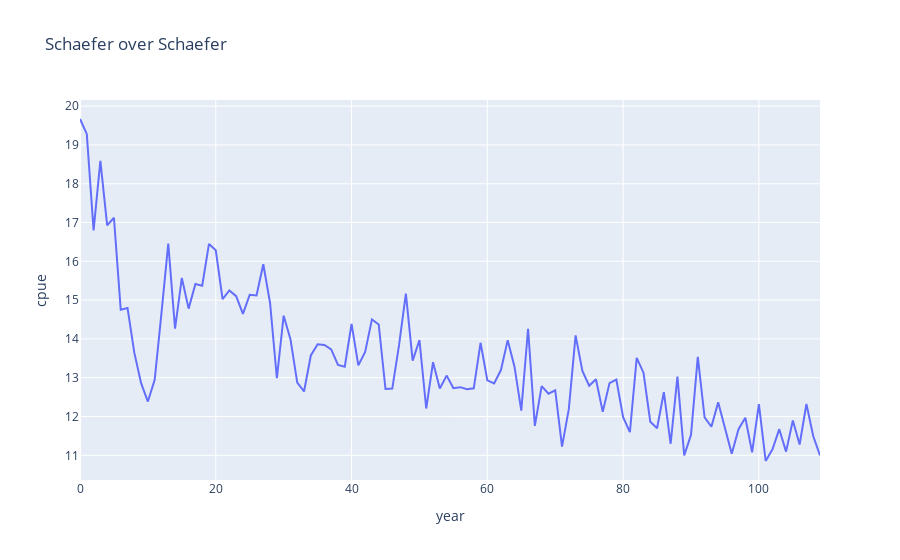

Notebook code cell kept with this figure:
### Code cell
stock = SchaeferStock(200000, 200000, 0.1, 0.0001, 0, 0, 0.05)
fishery = UnmanagedFishery(10000, 100)
for _ in range(10):
    catch = fishery.fish()
    stock.fish(catch)

fishery = SchaeferFishery([200000, 0.1, 1., 0.0001, 100], 100, 10000)
fishery.manage(stock.measureable)
interim_years = 10
for i in range(1, 100+1):
    if i % interim_years == 0:
        fishery.manage(stock.measureable)
    catch = fishery.fish()
    stock.fish(catch)

timeline = pd.DataFrame({
    'effort': stock.measureable['effort'],
    'catch': stock.measureable['catch'],
    'year': range(len(stock.measureable['catch']))
})
timeline['cpue'] = timeline['catch'] / timeline['effort']

print(timeline['catch'].sum()/timeline.shape[0])
px.line(timeline, x='year', y='cpue', title='Schaefer over Schaefer')

### Figure 1 — Plotly figure (JSON) as saved in the notebook; plotly's stock layout.template omitted (floating-point values rounded to 4 significant figures)
{"data": [{"hovertemplate": "year=%{x}<br>cpue=%{y}<extra></extra>", "legendgroup": "", "line": {"color": "#636efa", "dash": "solid"}, "marker": {"symbol": "circle"}, "mode": "lines", "name": "", "orientation": "v", "showlegend": false, "type": "scatter", "x": [0, 1, 2, 3, 4, 5, 6, 7, 8, 9, 10, 11, 12, 13, 14, 15, 16, 17, 18, 19, 20, 21, 22, 23, 24, 25, 26, 27, 28, 29, 30, 31, 32, 33, 34, 35, 36, 37, 38, 39, 40, 41, 42, 43, 44, 45, 46, 47, 48, 49, 50, 51, 52, 53, 54, 55, 56, 57, 58, 59, 60, 61, 62, 63, 64, 65, 66, 67, 68, 69, 70, 71, 72, 73, 74, 75, 76, 77, 78, 79, 80, 81, 82, 83, 84, 85, 86, 87, 88, 89, 90, 91, 92, 93, 94, 95, 96, 97, 98, 99, 100, 101, 102, 103, 104, 105, 106, 107, 108, 109], "xaxis": "x", "y": [19.67, 19.28, 16.8, 18.59, 16.93, 17.12, 14.75, 14.8, 13.65, 12.86, 12.39, 12.95, 14.67, 16.46, 14.27, 15.57, 14.78, 15.41, 15.37, 16.45, 16.28, 15.02, 15.25, 15.1, 14.64, 15.14, 15.12, 15.93, 14.92, 12.99, 14.6, 13.99, 12.88, 12.65, 13.57, 13.86, 13.84, 13.73, 13.33, 13.29, 14.39, 13.32, 13.67, 14.5, 14.37, 12.71, 12.72, 13.85, 15.17, 13.44, 13.97, 12.21, 13.4, 12.72, 13.05, 12.73, 12.76, 12.7, 12.73, 13.9, 12.93, 12.85, 13.2, 13.97, 13.29, 12.15, 14.26, 11.76, 12.79, 12.59, 12.67, 11.23, 12.19, 14.09, 13.17, 12.79, 12.96, 12.12, 12.86, 12.95, 11.99, 11.6, 13.51, 13.13, 11.87, 11.7, 12.63, 11.3, 13.03, 11.0, 11.53, 13.54, 11.98, 11.74, 12.37, 11.72, 11.04, 11.67, 11.97, 11.07, 12.32, 10.85, 11.16, 11.67, 11.1, 11.9, 11.28, 12.32, 11.5, 11.0], "yaxis": "y"}], "layout": {"legend": {"tracegroupgap": 0}, "title": {"text": "Schaefer over Schaefer"}, "xaxis": {"anchor": "y", "domain": [0, 1], "title": {"text": "year"}}, "yaxis": {"anchor": "x", "domain": [0, 1], "title": {"text": "cpue"}}}}
